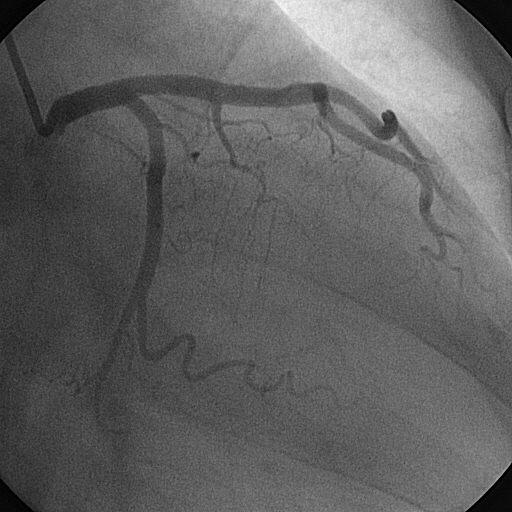
%> input picture Thuat toan chi Tran/NSCT/Images/1000016.jpg, 512 x 512 px
$ octave --eval "result = removeNonuniformIllumination(imread('Images/1000016.jpg'));"   (GNU Octave 9; MATLAB toolbox functions it lacks are replaced by stand-ins)
%> lines starting %> are read from the running program, lines starting %| are printed output that depends on the picture; in (x1, y1, x2, y2) boxes, pixels count from 0 and x2, y2 are one past the last pixel; in counts of white or black regions, pixels touching at a corner belong together; the program's own positions count from 1
function[J] = removeNonuniformIllumination(I)
background = imopen(I,strel('disk',15));
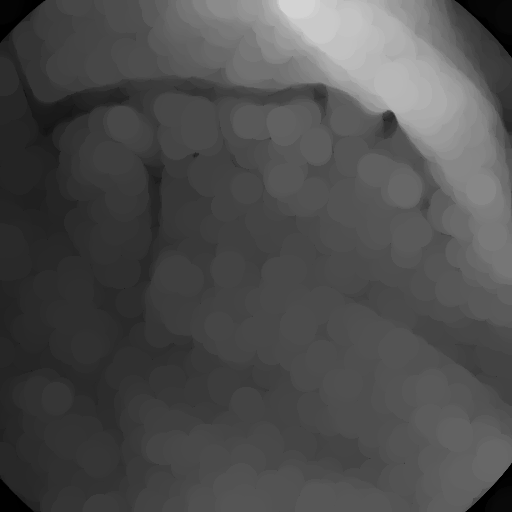
%> background: size 512x512 uint8; min 0, max 211, mean 77.2

% Display the Background Approximation as a Surface
figure
surf(double(background(1:8:end,1:8:end))),zlim([0 255]);
ax = gca;
ax.YDir = 'reverse';
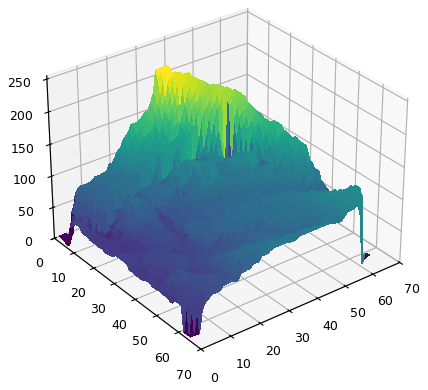
%> figure redrawn from the program's plot data

I2 = I - background;
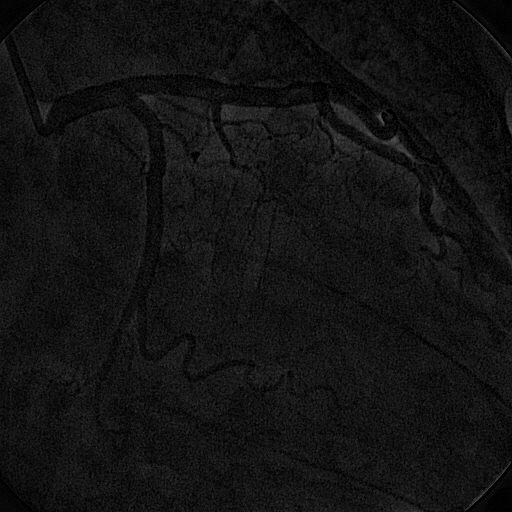
%> I2: size 512x512 uint8; min 0, max 93, mean 19
imshow(I2)

I3 = imadjust(I2);
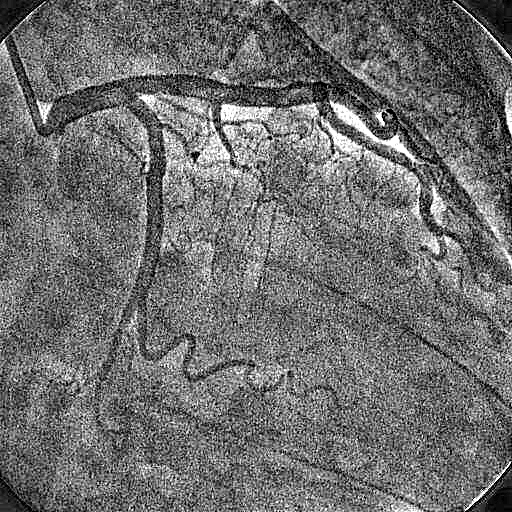
%> I3: size 512x512 uint8; min 0, max 255, mean 109.7
imshow(I3);

bw = imbinarize(I3);
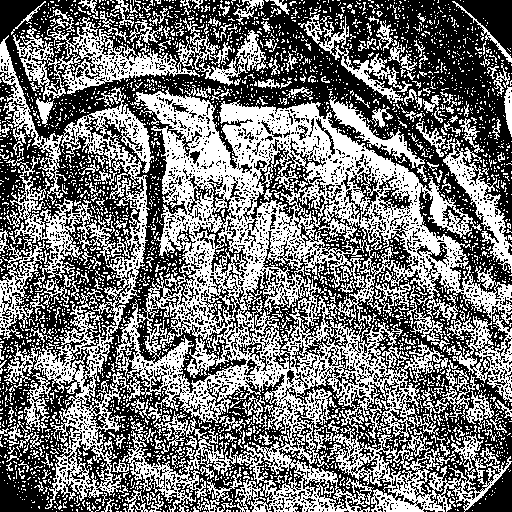
%> bw: size 512x512 logical; 46.4% white in thin lines or dots
bw = bwareaopen(bw, 50);
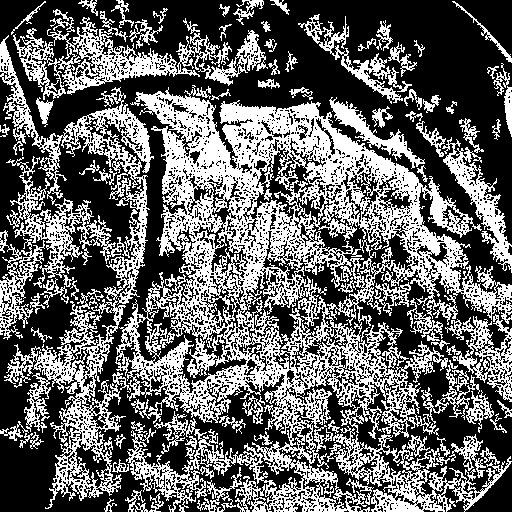
%> bw: size 512x512 logical; 40% white in thin lines or dots
imshow(bw)


end
%> (the run ends here)

$ run again, on Thuat toan chi Tran/NSCT/Images/test2.jpg
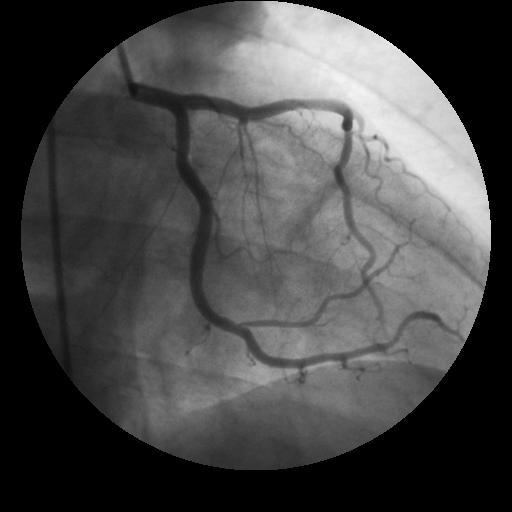
%> input picture Thuat toan chi Tran/NSCT/Images/test2.jpg, 512 x 512 px
%> in removeNonuniformIllumination, `ax.YDir = 'reverse';`:
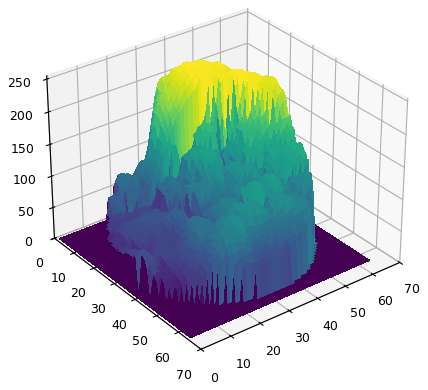
%> figure redrawn from the program's plot data
%> in removeNonuniformIllumination, `bw = bwareaopen(bw, 50);`:
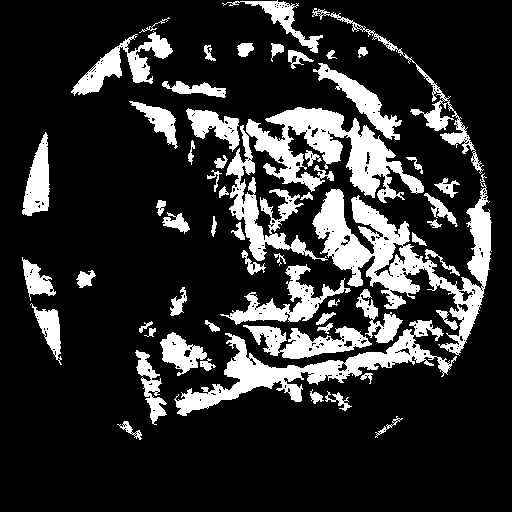
%> bw: size 512x512 logical; 18.5% white; 59 white regions, largest, box (x1, y1, x2, y2) and area: (312, 173, 492, 356) 9078, (246, 107, 424, 203) 6788, (174, 320, 457, 416) 5879

$ run again, on Thuat toan chi Tran/NSCT/Images/barbara.png
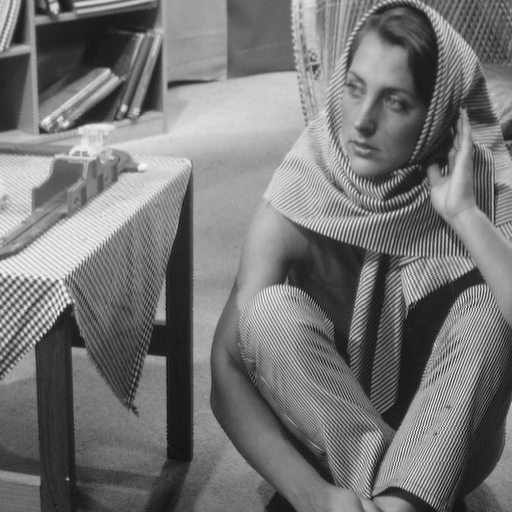
%> input picture Thuat toan chi Tran/NSCT/Images/barbara.png, 512 x 512 px
%> in removeNonuniformIllumination, `I3 = imadjust(I2);`:
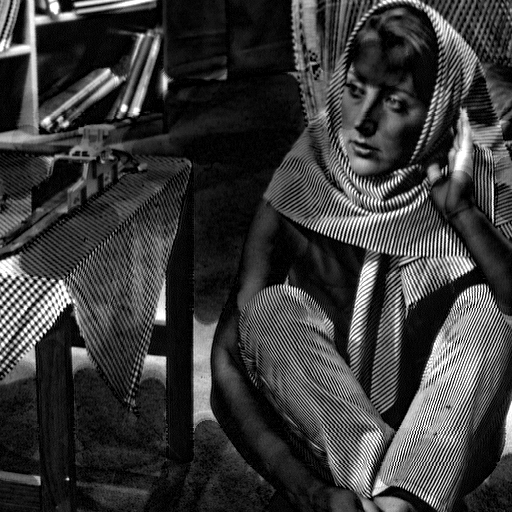
%> I3: size 512x512 uint8; min 0, max 255, mean 57.8
%> in removeNonuniformIllumination, `bw = bwareaopen(bw, 50);`:
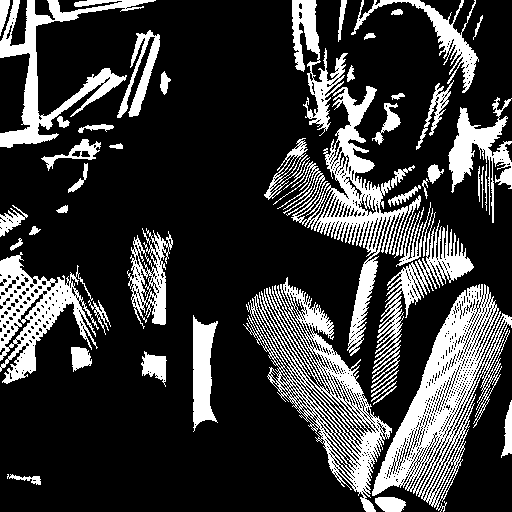
%> bw: size 512x512 logical; 22.6% white; 54 white regions, largest, box (x1, y1, x2, y2) and area: (372, 284, 512, 512) 10341, (243, 277, 392, 512) 8470, (273, 86, 421, 356) 7531
